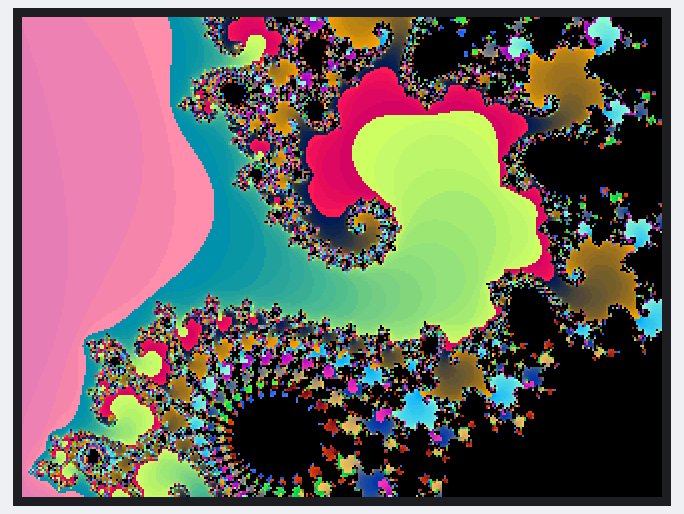
The sketch below on a simulated ESP32. On the bench: 320×240 colour display.

Above: at 0.5 s.

The sketch:

ESPFractal.ino
```cpp
#include <TFT_eSPI.h>

TFT_eSPI tft = TFT_eSPI();

constexpr uint8_t SCREEN_ROTATION = 1;
constexpr int MAX_ITERATIONS = 180;

// A detailed area near the boundary known as Seahorse Valley.
// Reduce VIEW_WIDTH further to zoom in more.
constexpr double VIEW_CENTER_X = -0.743643887037151;
constexpr double VIEW_CENTER_Y = 0.131825904205330;
constexpr double VIEW_WIDTH = 0.012;

uint16_t fractalColor(int iterations)
{
    if (iterations == MAX_ITERATIONS)
    {
        return TFT_BLACK;
    }

    // A simple blue-to-yellow palette in RGB565 format.
    const uint8_t red = (iterations * 9) & 0xFF;
    const uint8_t green = (iterations * 5) & 0xFF;
    const uint8_t blue = 255 - ((iterations * 3) & 0xFF);
    return tft.color565(red, green, blue);
}

void drawMandelbrot()
{
    const int width = tft.width();
    const int height = tft.height();
    const double viewHeight = VIEW_WIDTH * height / width;
    const double viewMinX = VIEW_CENTER_X - VIEW_WIDTH / 2.0;
    const double viewMinY = VIEW_CENTER_Y - viewHeight / 2.0;

    tft.startWrite();

    for (int py = 0; py < height; ++py)
    {
        const double cy = viewMinY + viewHeight * py / (height - 1);

        for (int px = 0; px < width; ++px)
        {
            const double cx = viewMinX + VIEW_WIDTH * px / (width - 1);

            double x = 0.0;
            double y = 0.0;
            int iteration = 0;

            while ((x * x + y * y <= 4.0) && iteration < MAX_ITERATIONS)
            {
                const double nextX = x * x - y * y + cx;
                y = 2.0 * x * y + cy;
                x = nextX;
                ++iteration;
            }

            tft.drawPixel(px, py, fractalColor(iteration));
        }

        // Long renders can otherwise trigger the ESP32 task watchdog.
        if ((py & 7) == 0)
        {
            yield();
        }
    }

    tft.endWrite();
}

void setup()
{
    tft.init();
    tft.setRotation(SCREEN_ROTATION);
    tft.fillScreen(TFT_BLACK);

    drawMandelbrot();
}

void loop()
{
    // The image is static, so it only needs to be rendered once.
}
```
